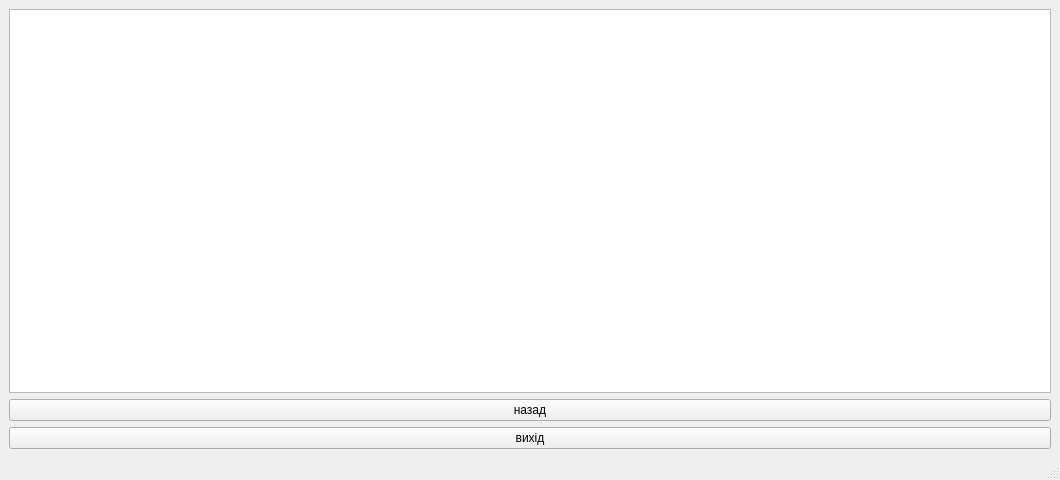
<?xml version="1.0" encoding="UTF-8"?>
<ui version="4.0">
 <class>MainWindow</class>
 <widget class="QMainWindow" name="MainWindow">
  <property name="geometry">
   <rect>
    <x>0</x>
    <y>0</y>
    <width>1060</width>
    <height>480</height>
   </rect>
  </property>
  <property name="windowTitle">
   <string>MainWindow</string>
  </property>
  <widget class="QWidget" name="centralwidget">
   <layout class="QGridLayout" name="gridLayout">
    <item row="0" column="0">
     <layout class="QGridLayout" name="gridLayout_2">
      <item row="0" column="0">
       <widget class="QTableWidget" name="tableWidget">
        <property name="cursor" stdset="0">
         <cursorShape>ArrowCursor</cursorShape>
        </property>
       </widget>
      </item>
      <item row="2" column="0">
       <widget class="QPushButton" name="pushButton_2">
        <property name="styleSheet">
         <string notr="true">font: 12pt &quot;Times New Roman&quot;;</string>
        </property>
        <property name="text">
         <string>вихід</string>
        </property>
       </widget>
      </item>
      <item row="1" column="0">
       <widget class="QPushButton" name="pushButton">
        <property name="styleSheet">
         <string notr="true">font: 12pt &quot;Times New Roman&quot;;</string>
        </property>
        <property name="text">
         <string>назад</string>
        </property>
       </widget>
      </item>
     </layout>
    </item>
   </layout>
  </widget>
  <widget class="QStatusBar" name="statusbar"/>
 </widget>
 <resources/>
 <connections/>
</ui>
